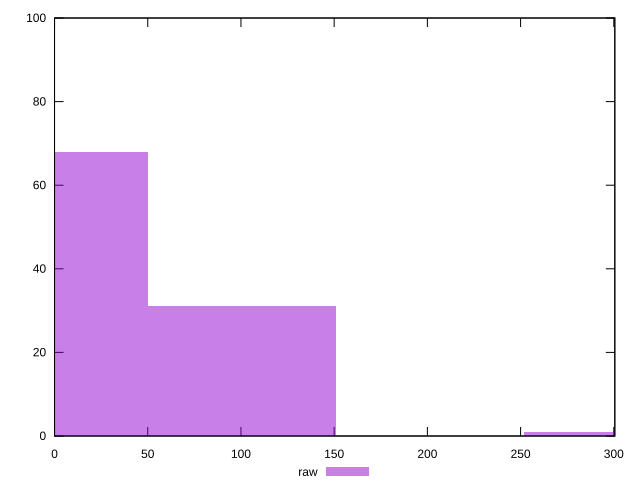

The gnuplot source for this figure:
reset

$raw <<EOF
302.1336209339138 1
0 68
100.71120697797126 31
EOF

set key outside below
set boxwidth 100.71120697797126
set xrange [0:300.548]
set yrange [0:100]
set trange [0:100]
set style fill transparent solid 0.5 noborder
set terminal svg size 640, 490 enhanced background rgb 'white'
set output "report_00018_2021-02-10T15-25-16.877Z/uses-rel-preconnect/samples/pages+cached+noadtech+nomedia+nocss/raw/histogram.svg"

plot $raw title "raw" with boxes

reset
